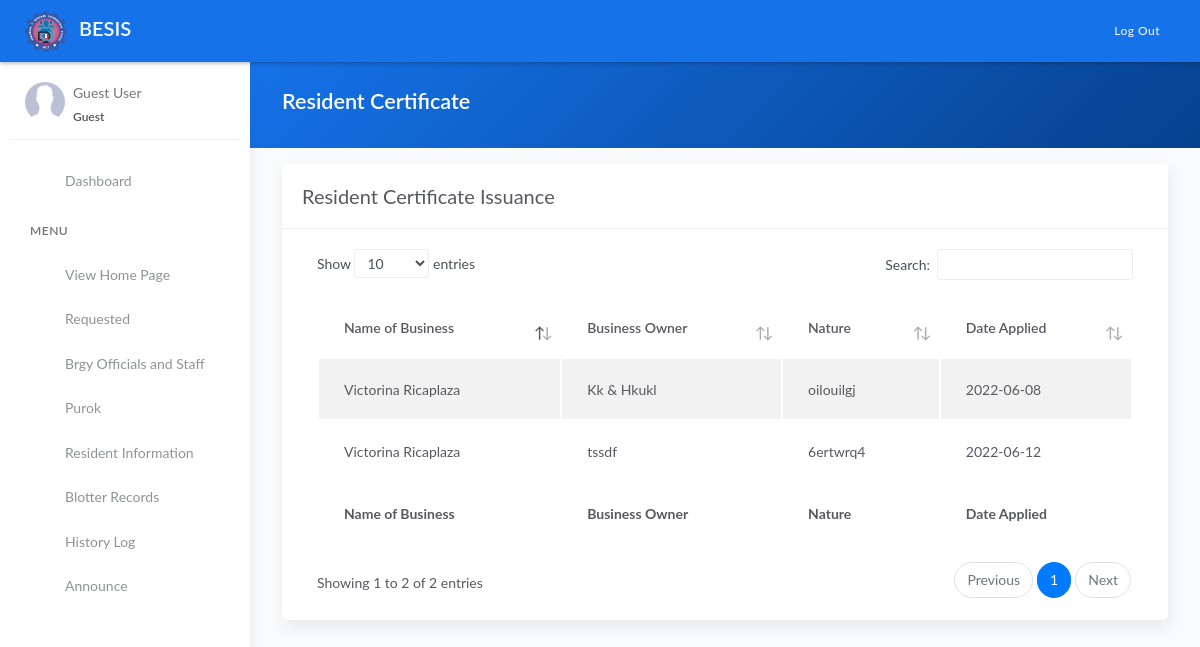
/business_permit.php, run on the app's committed database.
### tables this page shows
CREATE TABLE `tblpermit` (
  `id` int(11) NOT NULL AUTO_INCREMENT,
  `name` varchar(80) DEFAULT NULL,
  `owner1` varchar(200) DEFAULT NULL,
  `owner2` varchar(80) DEFAULT NULL,
  `nature` varchar(220) DEFAULT NULL,
  `applied` date DEFAULT NULL,
  PRIMARY KEY (`id`)
);

### business_permit.php (the view, shortened to what this page needs)
<?php include 'server/server.php' ?>
<?php
	$query = "SELECT * FROM tblpermit";
    $result = $conn->query($query);
    $permit = array();
	while($row = $result->fetch_assoc()){
		$permit[] = $row;
	}
?>
<!DOCTYPE html>
<html lang="en">
<head>
	<?php include 'templates/header.php' ?>
</head>
<body>
	<div class="wrapper">
		<?php include 'templates/main-header.php' ?>
		<?php include 'templates/sidebar.php' ?>
		<div class="main-panel">
			<div class="content">
				<div class="panel-header bg-primary-gradient">
					<div class="page-inner">
						<div class="d-flex align-items-left align-items-md-center flex-column flex-md-row">
							<div>
								<h2 class="text-white fw-bold">Resident Certificate</h2>
							</div>
						</div>
					</div>
				</div>
				<div class="page-inner">
					<div class="row mt--2">
						<div class="col-md-12">
                            <div class="card">
								<div class="card-header">
									<div class="card-head-row">
										<div class="card-title">Resident Certificate Issuance</div>
									</div>
								</div>
								<div class="card-body">
									<div class="table-responsive">
										<table id="residenttable" class="display table table-striped">
											<thead>
												<tr>
													<th scope="col">Name of Business</th>
													<th scope="col">Business Owner</th>
													<th scope="col">Nature</th>
													<th scope="col">Date Applied</th>
												</tr>
											</thead>
											<tbody>
												<?php if(!empty($permit)): ?>
													<?php foreach($permit as $row): ?>
													<tr>
														<td><?= ucwords($row['name']) ?></td>
														<td><?= !empty($row['owner2']) ? ucwords($row['owner1'].' & '. $row['owner2']) : $row['owner1'] ?></td>
														<td><?= $row['nature'] ?></td>
														<td><?= $row['applied'] ?></td>
													</tr>
													<?php endforeach ?>
												<?php endif ?>
											</tbody>
											<tfoot>
												<tr>
                                                    <th scope="col">Name of Business</th>
													<th scope="col">Business Owner</th>
													<th scope="col">Nature</th>
													<th scope="col">Date Applied</th>
												</tr>
											</tfoot>
										</table>
									</div>
								</div>
							</div>
						</div>
					</div>
				</div>
			</div>
		</div>
	</div>
</body>
</html>

### data on the page
tblpermit: name "Victorina Ricaplaza", owner1+owner2 "Kk & Hkukl", nature "oilouilgj", applied "2022-06-08"
tblpermit: name "Victorina Ricaplaza", owner1 "tssdf", nature "6ertwrq4", applied "2022-06-12"
